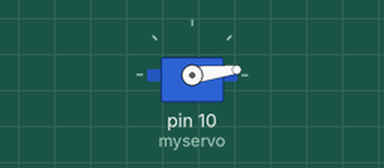
This sketch was run on a simulated Arduino Uno, built with avr-gcc and run on an emulated ATmega328P. Parts: servo.

Above: at 0.05 s.
At 0.85 s:
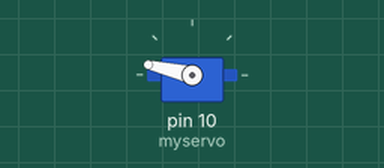
At 1.2 s:
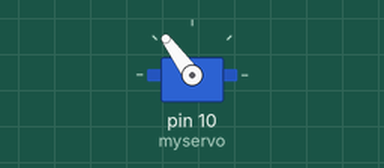
At 1.7 s:
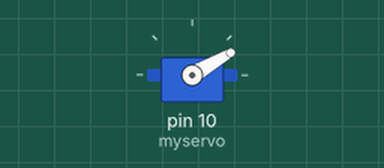
Timing chart, 0 to 4.2 s (numbered marks = the images above):
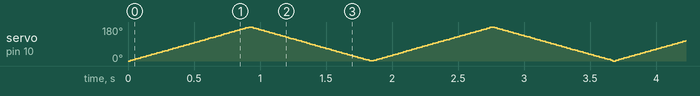

The sketch:

servotest.ino
```cpp
#include <Servo.h>

Servo myservo;  // create servo object to control a servo
// twelve servo objects can be created on most boards

int pos = 0;    // variable to store the servo position

void setup() {
  myservo.attach(10);  // attaches the servo on pin 9 to the servo object
}

void loop() {
  for (pos = 0; pos <= 180; pos += 1) { // goes from 0 degrees to 180 degrees
    // in steps of 1 degree
    myservo.write(pos);              // tell servo to go to position in variable 'pos'
    delay(5);                       // waits 15ms for the servo to reach the position
  }
  for (pos = 180; pos >= 0; pos -= 1) { // goes from 180 degrees to 0 degrees
    myservo.write(pos);              // tell servo to go to position in variable 'pos'
    delay(5);                       // waits 15ms for the servo to reach the position
  }
}

/*
void setup() {
  pinMode(1,OUTPUT);
  servo1.attach(14); //analog pin 0
  //servo1.setMaximumPulse(2000);
  //servo1.setMinimumPulse(700);

  //servo2.attach(15); //analog pin 1
  Serial.begin(19200);
  Serial.println("Ready");
}

void loop() {

  static int v = 0;

  if ( Serial.available()) {
    char ch = Serial.read();

    switch(ch) {
      case '0'...'9':
        v = v * 10 + ch - '0';
        break;
      case 's':
        servo1.write(v);
        v = 0;
        break;
      case 'w':
        servo2.write(v);
        v = 0;
        break;
      case 'd':
        servo2.detach();
        break;
      case 'a':
        servo2.attach(15);
        break;
    }
  }

  //Servo::refresh();

}*/
```
